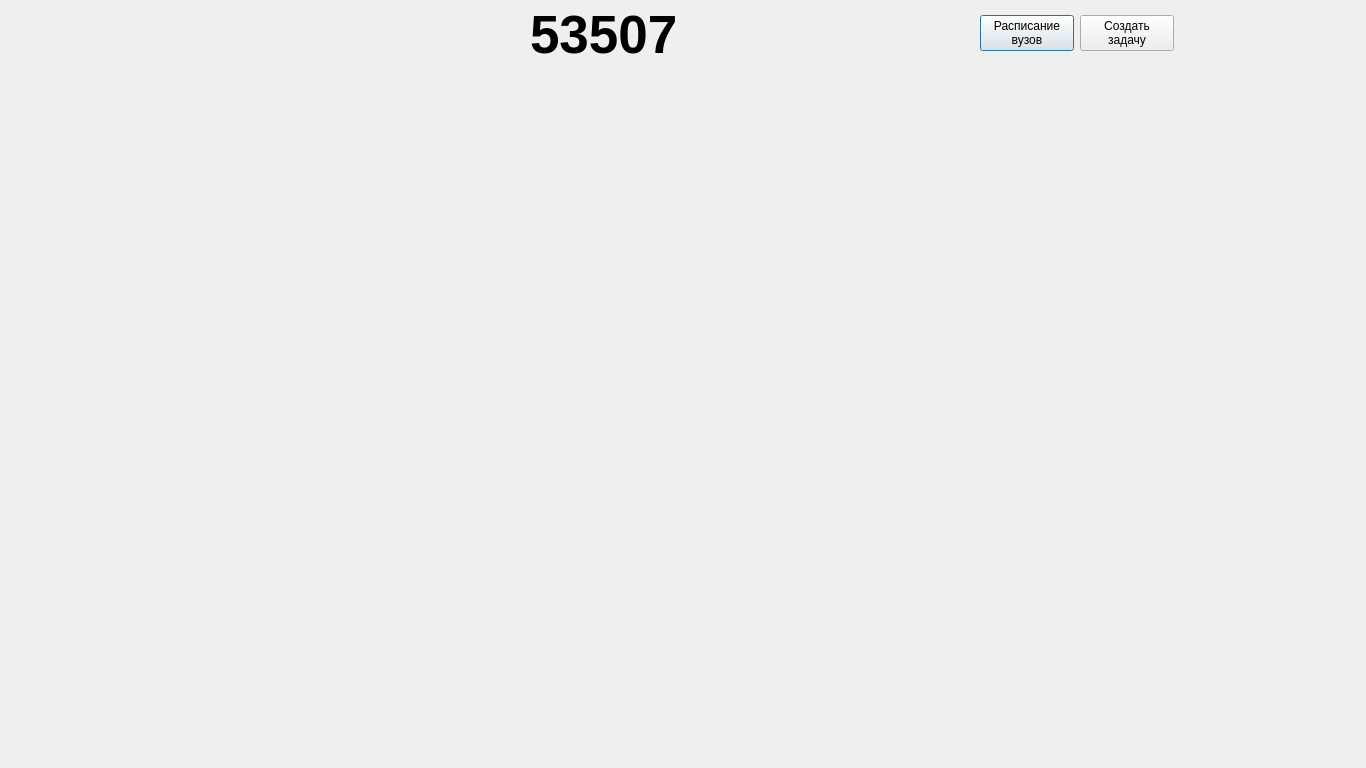
<?xml version="1.0" encoding="UTF-8"?>
<ui version="4.0">
 <class>G53507</class>
 <widget class="QDialog" name="G53507">
  <property name="geometry">
   <rect>
    <x>0</x>
    <y>0</y>
    <width>1366</width>
    <height>768</height>
   </rect>
  </property>
  <property name="windowTitle">
   <string>g53507</string>
  </property>
  <widget class="QLabel" name="label">
   <property name="geometry">
    <rect>
     <x>-50</x>
     <y>0</y>
     <width>1366</width>
     <height>768</height>
    </rect>
   </property>
   <property name="text">
    <string/>
   </property>
  </widget>
  <widget class="QLabel" name="label_2">
   <property name="geometry">
    <rect>
     <x>530</x>
     <y>0</y>
     <width>161</width>
     <height>71</height>
    </rect>
   </property>
   <property name="font">
    <font>
     <pointsize>40</pointsize>
     <weight>75</weight>
     <bold>true</bold>
    </font>
   </property>
   <property name="text">
    <string>&lt;html&gt;&lt;head/&gt;&lt;body&gt;&lt;p&gt;&lt;span style=&quot; color:#000000;&quot;&gt;53507&lt;/span&gt;&lt;/p&gt;&lt;/body&gt;&lt;/html&gt;</string>
   </property>
  </widget>
  <widget class="QWidget" name="layoutWidget">
   <property name="geometry">
    <rect>
     <x>980</x>
     <y>10</y>
     <width>194</width>
     <height>46</height>
    </rect>
   </property>
   <layout class="QHBoxLayout" name="horizontalLayout">
    <item>
     <widget class="QPushButton" name="pushButton">
      <property name="text">
       <string>Расписание
вузов</string>
      </property>
     </widget>
    </item>
    <item>
     <widget class="QPushButton" name="pushButton_2">
      <property name="text">
       <string>Создать
задачу</string>
      </property>
     </widget>
    </item>
   </layout>
  </widget>
 </widget>
 <resources/>
 <connections/>
</ui>
